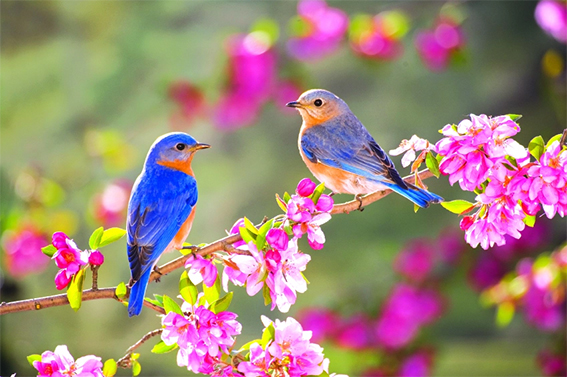
%> input picture bilgisayarli-gorme/bölüm-4_matlab/kuslar.jpg, 567 x 377 px
$ octave example_06_mirror_1.m   (GNU Octave 9; MATLAB toolbox functions it lacks are replaced by stand-ins)
%> lines starting %> are read from the running program, lines starting %| are printed output that depends on the picture
%https://www.geeksforgeeks.org/create-mirror-image-using-matlab/
%07.02.2021, pazar
clc;
clear all;
img=imread('kuslar.jpg');
%> img is the input picture: size 377x567x3 uint8; mean R, G, B 158.7, 132.5, 121.2

%her bir satýrýn terslenmesi
m_img = flip(img, 1);
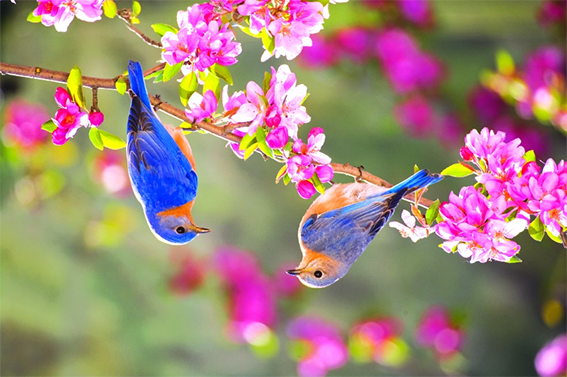
%> m_img: size 377x567x3 uint8; mean R, G, B 158.7, 132.5, 121.2; mean of the top-left, top-right, bottom-left and bottom-right quarters 151.7, 125.1, 142.6, 130.5
m_img2 = flip(img, 2);
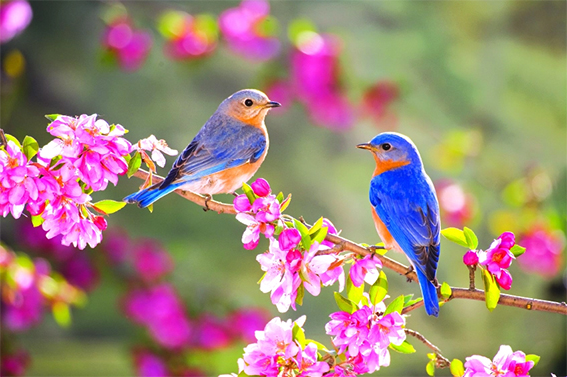
%> m_img2: size 377x567x3 uint8; mean R, G, B 158.7, 132.5, 121.2; mean of the top-left, top-right, bottom-left and bottom-right quarters 130.3, 142.6, 125.1, 151.8

subplot(1,3,1),subimage(img); title('Orjinal Görüntü');
subplot(1,3,2),subimage(m_img); title('Aynalanmýþ Görüntü (Dikey)');
subplot(1,3,3),subimage(m_img2); title('Aynalanmýþ Görüntü (Yatay)');
